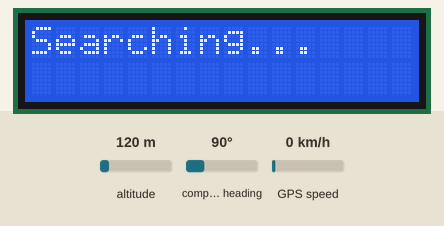
The sketch below on a simulated Arduino Uno, built with avr-gcc and run on an emulated ATmega328P. Shown: 16×2 character LCD. The inputs (shaded band) are chosen by the test bench; at power-on: altitude 120 m, compass heading 90°, GPS speed 0 km/h. The GPS gets a fix after 3 s at 37.7749, -122.4194 with 8 satellites.

Above: at 0.1 s.
At 3.2 s:
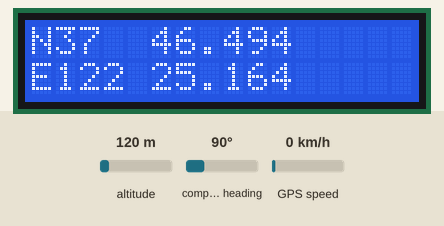

Measured:
- what the display in image 0 shows lasts 3.0 s, from 0.1 s to 3.1 s

The sketch:

GPS_DMM.ino
```cpp
/***********************************************************************/
/* GPS_DMM.ino by fabelec (Geocaching account: fab_seeker)             */
/* GPS with coordinates for geocaching                                 */
/*                                                                     */
/* Purpose: get GPS coordinates at DMM format and display on 16*2 lcd  */
/*                                                                     */
/* Requires:                                                           */
/* - a UBlox NEO 6M gps module                                         */
/* - a LCD screen 1602                                                 */
/* - Arduino uno R3                                                    */
/* - a 10K Potentiometer                                               */
/*                                                                     */
/* Note:                                                               */
/* When the program is downloaded and everything connected, adjust the */
/* contrast of the screen with the potentiometer. You should be able   */
/* to go geocaching !! :D                                              */
/*                                                                     */
/* Example besides a Garmin Oregon 600:                                */
/* http://chercheetcache.e-monsite.com/medias/images/montage.jpg       */
/*                                                                     */
/***********************************************************************/

/* Libraries used: */
#include <SoftwareSerial.h>
#include <TinyGPS.h>
#include <math.h>
#include <LiquidCrystal.h>

/* Connections for the LCD screen:
   -------------------------------
- LCD RS connected to the pin 7 of arduino uno R3
- LCD Enable connected to the pin 8 of arduino uno R3
- LCD D4 connected to the pin 9 of arduino uno R3
- LCD D5 connected to the pin 10 of arduino uno R3
- LCD D6 connected to the pin 11 of arduino uno R3
- LCD D7 connected to the pin 12 of arduino uno R3
- LCD R/W connected to the Ground GND
- LCD VDD to the Ground GND
- LCD K to the Ground GND
- LCD VSS to +5V
- LCD A to +5V
- Potentiometer 10K : a pin at +5V the other to the Ground GND
- the middle pin of the Potentiometer connected to LCD VO
*/
LiquidCrystal lcd(7, 8, 9, 10, 11, 12);

/* Variables: */
long lat, lon;
long latD, lonD, latM, lonM, latMM, lonMM;
char NS, EW;
bool SatOk = false;

/* Connections of ublox neo 6m:
   ----------------------------
Power supply:
- VCC of ublox neo 6m connected to 3,3V, and the GND to GND of arduino uno R3
RX and TX:
- TX of ublox neo 6m connected to the pin 2 of Arduino uno R3
- RX of ublox neo 6m connected to the pin 3 of Arduino uno R3
*/
SoftwareSerial gpsSerial(2,3);

/* Variable based on TinyGPS: */
TinyGPS gps;

void setup()
{
    Serial.begin(19200);
    gpsSerial.begin(9600);
    lcd.begin(16, 2);
    lcd.setCursor(0,0);
    SatOk = false;
}

void loop()
{
    while(gpsSerial.available() == false and SatOk == false){
            lcd.setCursor(0,0);
            lcd.print("Searching...    ");
            lcd.setCursor(0,1);
            lcd.print("                ");
    }
    while(gpsSerial.available()){

        if(gps.encode(gpsSerial.read())){
            /* If it is the first time that gps coordinates are being displayed */
            if (SatOk == false){
                /* clear the screen (removes "Searching..." display) */
                lcd.clear();
            }
            /* Set at true the variable memorizing that satellites conditions are Ok */
            SatOk = true;

            /* Get the Position read at XY format: */
            gps.get_position(&lat,&lon);

            /* Convert GPS Position Data to DMM format: */
            if(lat>=0){NS = 'N';}
            else{NS = 'S';}
            if(lon>=0){EW = 'W';}
            else{EW = 'E';}
            lat = abs(lat);
            lon = abs(lon);
            latD = floor(lat/1000000);
            lonD = floor(lon/1000000);
            latM = floor(((lat-(latD*1000000))*60)/1000000);
            lonM = floor(((lon-(lonD*1000000))*60)/1000000);
            latMM = floor((((((lat-(latD*1000000))*60)-(latM*1000000))/1000)));
            lonMM = floor((((((lon-(lonD*1000000))*60)-(lonM*1000000))/1000)));

            /* Print latitude at the DMM format on lcd */
            /* NS latD ° latM . latMM                  */
            lcd.setCursor(0,0);
            lcd.print(NS);
            if(latD<10){lcd.print('0');}
            lcd.print(latD);
            lcd.print("  ");
            if(latM<10){lcd.print('0');}
            lcd.print(latM);
            lcd.print('.');
            if(latMM<100){lcd.print('0');}
            if(latMM<10){lcd.print('0');}
            lcd.print(latMM);

            /* Print longitude at the DMM format on lcd */
            /* EW lonD ° lonM . lonMM                   */
            lcd.setCursor(0,1);
            lcd.print(EW);
            if(lonD<100){lcd.print('0');}
            if(lonD<10){lcd.print('0');}
            lcd.print(lonD);
            lcd.print(" ");
            if(lonM<10){lcd.print('0');}
            lcd.print(lonM);
            lcd.print('.');
            if(lonMM<100){lcd.print('0');}
            if(lonMM<10){lcd.print('0');}
            lcd.print(lonMM);
            delay(200);
        }
    }
}
```
